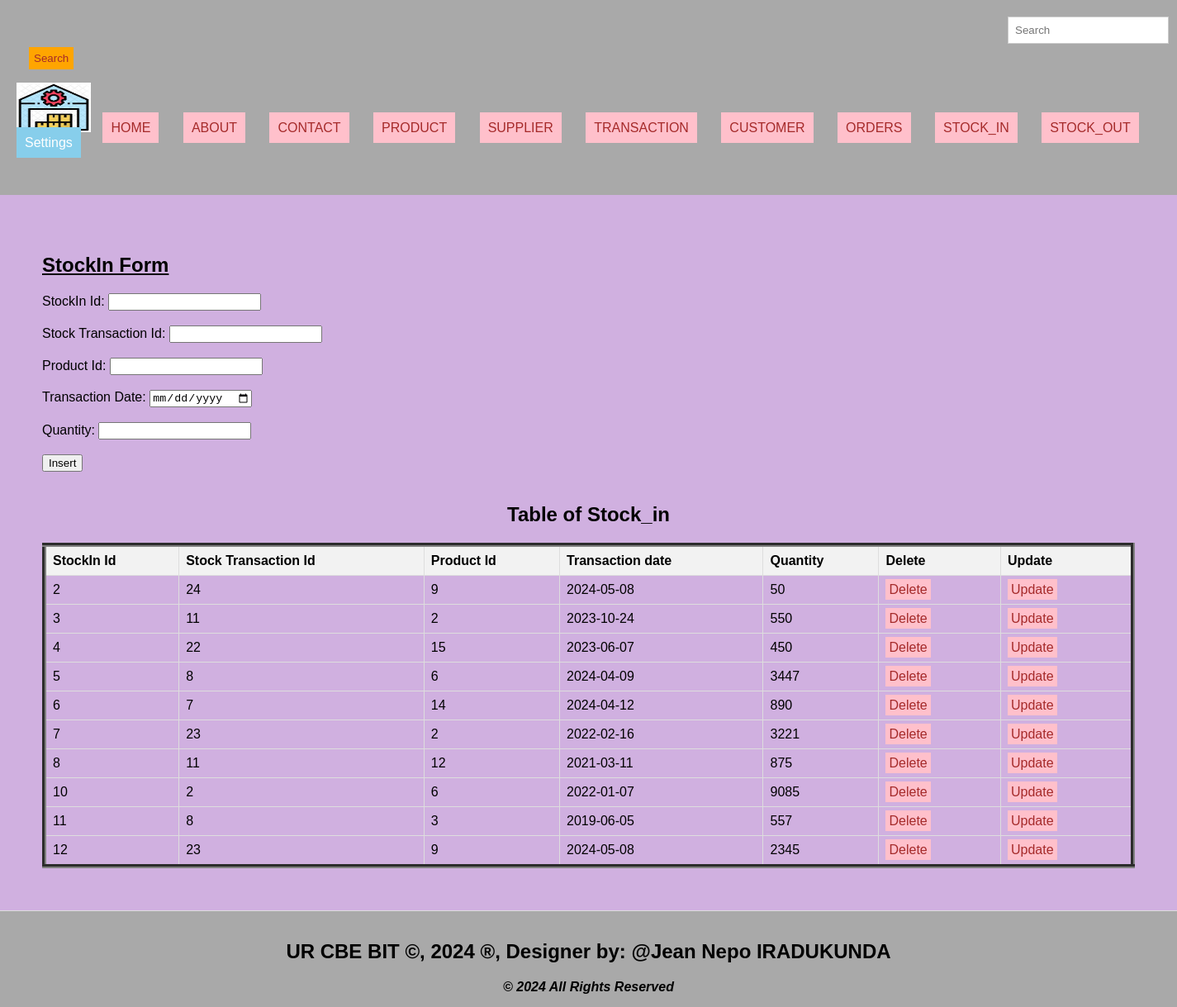
/stockin.php, run on the app's committed database.
### tables this page shows
CREATE TABLE `stock_in` (
  `StockIn_Id` int(11) NOT NULL,
  `Stock_Transaction_Id` int(11) NOT NULL,
  `Product_Id` int(11) NOT NULL,
  `Transaction_date` date NOT NULL,
  `Quantity` float NOT NULL
);

### stockin.php (the view, shortened to what this page needs)
<!DOCTYPE html>
<html lang="en">
<head>
  <link rel="stylesheet" type="text/css" href="style.css" title="style 1" media="screen, tv, projection, handheld, print"/>
</head>
<header>
<body bgcolor="dimblue">
 <form class="d-flex" role="search" action="search.php" method="GET">
      <input class="form-control me-2" type="search" placeholder="Search" aria-label="Search" name="query">
      <button class="btn btn-outline-success" type="submit">Search</button>
    </form>
  <ul style="list-style-type: none; padding: 0;">
    <li style="display: inline; margin-right: 10px;">
    <img src="./Images/Logo.jpeg" width="90" height="60" alt="Logo">
  </li>
    <li style="display: inline; margin-right: 10px;"><a href="./home.html">HOME</a>
  </li>
    <li style="display: inline; margin-right: 10px;"><a href="./about.html">ABOUT</a>
  </li>
    <li style="display: inline; margin-right: 10px;"><a href="./contact.html">CONTACT</a>
  </li>
    <li style="display: inline; margin-right: 10px;"><a href="./product.php">PRODUCT</a>
  </li>
    <li style="display: inline; margin-right: 10px;"><a href="./supplier.php">SUPPLIER</a>
  </li>
    <li style="display: inline; margin-right: 10px;"><a href="./transaction.php">TRANSACTION</a>
  </li>
    <li style="display: inline; margin-right: 10px;"><a href="./customer.php">CUSTOMER</a>
  </li>
    <li style="display: inline; margin-right: 10px;"><a href="./order.php">ORDERS</a>
  </li>
    <li style="display: inline; margin-right: 10px;"><a href="./stockin.php">STOCK_IN</a>
  </li>
    <li style="display: inline; margin-right: 10px;"><a href="./stockout.php">STOCK_OUT</a>
  </li>
    <li class="dropdown" style="display: inline; margin-right: 10px;">
      <a href="#" style="padding: 10px; color: white; background-color: skyblue; text-decoration: none; margin-right: 15px;">Settings</a>
    </li><br><br>
  </ul>
</header>
<section>
 <h1><u>StockIn Form</u></h1>
    <form method="post" onsubmit="return confirmInsert();">
        <label for="stockin_id">StockIn Id:</label>
        <input type="number" id="stockin_id" name="stockin_id"><br><br>
        <label for="transid">Stock Transaction Id:</label>
        <input type="number" id="transid" name="transid" required><br><br>
        <label for="pid">Product Id:</label>
        <input type="number" id="pid" name="pid" required><br><br>
        <label for="transdate">Transaction Date:</label>
        <input type="date" id="transdate" name="transdate" required><br><br>
        <label for="qty">Quantity:</label>
        <input type="number" id="qty" name="qty" required><br><br>
        <input type="submit" name="add" value="Insert"><br><br>
    </form>
<!DOCTYPE html>
<html>
<head>
</head>
<body>
    <center><h2>Table of Stock_in</h2></center>
    <table border="5">
        <tr>
            <th>StockIn Id</th>
            <th>Stock Transaction Id</th>
            <th>Product Id</th>
            <th>Transaction date</th>
            <th>Quantity</th>
            <th>Delete</th>
            <th>Update</th>
        </tr>
        <?php
        include('Database_Connection.php');
        $sql = "SELECT * FROM Stock_in";
        $result = $connection->query($sql);
        if ($result->num_rows > 0) {
            while ($row = $result->fetch_assoc()) {
                $stockid = $row['StockIn_Id'];
                echo "<tr>
                    <td>" . $row['StockIn_Id'] . "</td>
                    <td>" . $row['Stock_Transaction_Id'] . "</td>
                    <td>" . $row['Product_Id'] . "</td>
                    <td>" . $row['Transaction_date'] . "</td>
                    <td>" . $row['Quantity'] . "</td>
                    <td><a style='padding:4px' href='delete_stockin.php?StockIn_Id=$stockid'>Delete</a></td>
                    <td><a style='padding:4px' href='update_stockin.php?StockIn_Id=$stockid'>Update</a></td>
                </tr>";
            }
        } else {
            echo "<tr><td colspan='6'>No data found</td></tr>";
        }
        ?>
    </table>
</body>
</section>
<footer>
  <marquee behavior='alternate'>
<b><h2>UR CBE BIT &copy, 2024 &reg, Designer by: @Jean Nepo IRADUKUNDA</h2></b>
</marquee>
<center><b><i>&copy 2024 All Rights Reserved</i></b></center>
</footer>
</body>
</html>

### style.css (style rules this page uses)
body { font-family: Arial, sans-serif; margin: 0; padding: 0; }
.form-control { padding: 8px; margin-left: 4px; border: 1px solid #ccc; }
.btn { padding: 6px; background-color: orange; color: brown; border: none; }
.dropdown { position: relative; display: inline; margin-right: 10px; }
body { font-family: Arial,sans-serif; margin:0; padding:0; }
header { background-color:darkgray; padding: 20px; }
.dropdown { position: right; display:right; direction:rtl; }
section { padding:28px; border-bottom: 1px solid #ddd; }
footer { text-align: center; padding: 15px; background-color:darkgray; }

### stockin.php (style rules this page uses)
a { padding: 10px; color: white; background-color: pink; text-decoration: none; margin-right: 15px; }
a:link { color: brown; }
button.btn { margin-left: 15px; margin-top: 4px; }
input.form-control { margin-left: 1200px; padding: 8px; }
section { padding:51px; border-bottom: 1px solid #ddd; }
footer { text-align: center; padding: 15px; background-color:darkgray; }
table { width: 100%; border-collapse: collapse; }
th, td { border: 1px solid #ddd; padding: 8px; text-align: left; }
th { background-color: #f2f2f2; }

### data on the page
stock_in: StockIn_Id "2", Stock_Transaction_Id "24", Product_Id "9", Transaction_date "2024-05-08", Quantity "50"
stock_in: StockIn_Id "3", Stock_Transaction_Id "11", Product_Id "2", Transaction_date "2023-10-24", Quantity "550"
stock_in: StockIn_Id "4", Stock_Transaction_Id "22", Product_Id "15", Transaction_date "2023-06-07", Quantity "450"
stock_in: StockIn_Id "5", Stock_Transaction_Id "8", Product_Id "6", Transaction_date "2024-04-09", Quantity "3447"
stock_in: StockIn_Id "6", Stock_Transaction_Id "7", Product_Id "14", Transaction_date "2024-04-12", Quantity "890"
stock_in: StockIn_Id "7", Stock_Transaction_Id "23", Product_Id "2", Transaction_date "2022-02-16", Quantity "3221"
stock_in: StockIn_Id "8", Stock_Transaction_Id "11", Product_Id "12", Transaction_date "2021-03-11", Quantity "875"
stock_in: StockIn_Id "10", Stock_Transaction_Id "2", Product_Id "6", Transaction_date "2022-01-07", Quantity "9085"
stock_in: StockIn_Id "11", Stock_Transaction_Id "8", Product_Id "3", Transaction_date "2019-06-05", Quantity "557"
stock_in: StockIn_Id "12", Stock_Transaction_Id "23", Product_Id "9", Transaction_date "2024-05-08", Quantity "2345"
